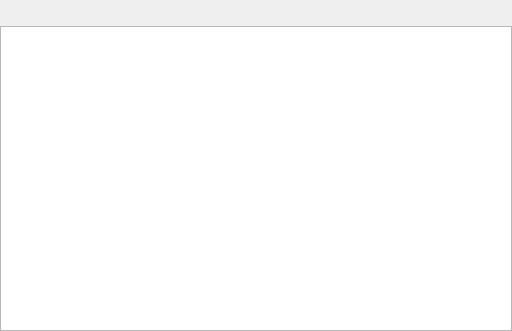
<?xml version="1.0" encoding="UTF-8"?>
<ui version="4.0">
 <class>KPlato::WorkPackageMergePanel</class>
 <widget class="QWidget" name="KPlato::WorkPackageMergePanel">
  <property name="geometry">
   <rect>
    <x>0</x>
    <y>0</y>
    <width>512</width>
    <height>331</height>
   </rect>
  </property>
  <property name="windowTitle">
   <string/>
  </property>
  <layout class="QVBoxLayout" name="verticalLayout">
   <property name="margin">
    <number>0</number>
   </property>
   <item>
    <layout class="QHBoxLayout" name="horizontalLayout">
     <item>
      <widget class="QLabel" name="ui_icon">
       <property name="text">
        <string/>
       </property>
      </widget>
     </item>
     <item>
      <widget class="QLabel" name="ui_text">
       <property name="text">
        <string/>
       </property>
      </widget>
     </item>
     <item>
      <spacer name="horizontalSpacer">
       <property name="orientation">
        <enum>Qt::Horizontal</enum>
       </property>
       <property name="sizeHint" stdset="0">
        <size>
         <width>40</width>
         <height>20</height>
        </size>
       </property>
      </spacer>
     </item>
    </layout>
   </item>
   <item>
    <widget class="QTreeView" name="ui_view"/>
   </item>
  </layout>
 </widget>
 <resources/>
 <connections/>
</ui>
